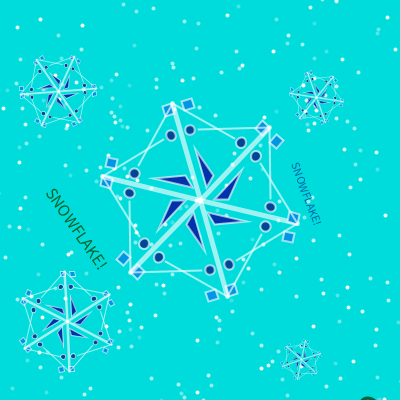
Frame 1 (no input)
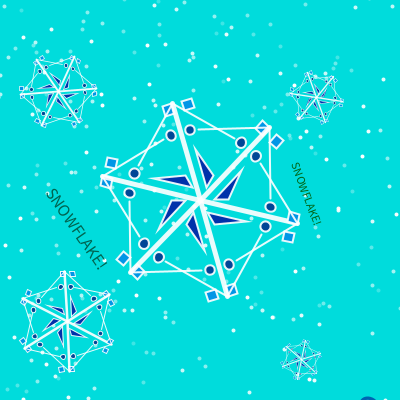
Frame 60 (the mouse pressed at the canvas centre just before this capture)
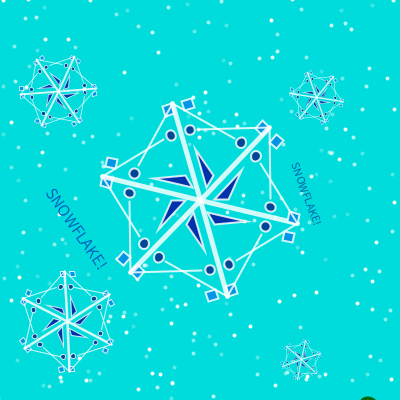
Frame 120 (the mouse held since frame 60 and released just before this capture)

The Processing sketch that drew these frames (run headless with seeded random() and noise(); from frame 60 on, the mouse is pressed at the canvas centre):

// Processing sketch: processing_123575
// ── processing_123575.pde

void setup() {
  size(400, 400);
  frameRate(8);
}

/////////////////////////////////////////
void draw() {
  background(0, 220, 220);
  translate(200, 200);

  for (int j=0;j<1000;j++) {
    stroke(255, random(55, 255));
    strokeWeight(4);
    point(random(-400, 400), random(-400, 400));
  }
  
 flake();
 
 translate(-100,150);
 scale(.5,.5);
 flake();
 
 translate(450,-150);
 scale(.4,.4);
 flake();
 
 translate(-1800,-200);
 scale(1.9,1.9);
 flake();
  
 translate(400,-550);
 scale(.7,.7);
 flake();
}
/////////////////////////////

void flake(){
  //snowflake
rotate(PI/13);
int sections=6;

for (int i=0; i<6; i++) {
  strokeWeight(5);
  line(0,0,100,0);
  strokeWeight(2);
  rotate(2*PI/sections);
  fill(0,70,150);
  ellipse(70,10,10,10);
  ellipse(70,-10,10,10);
  fill(0,50,170);
  triangle(50,10,10,10,20,20);
  fill(0,150,230);
  rect(90,10,10,10);
  rect(90,-10,10,10);
  line(50,50,100,0);
  line(50,-50,100,0);
}

fill(0,100,random(200));
textSize(45);
text("SNOWFLAKE!",200,180);

}
